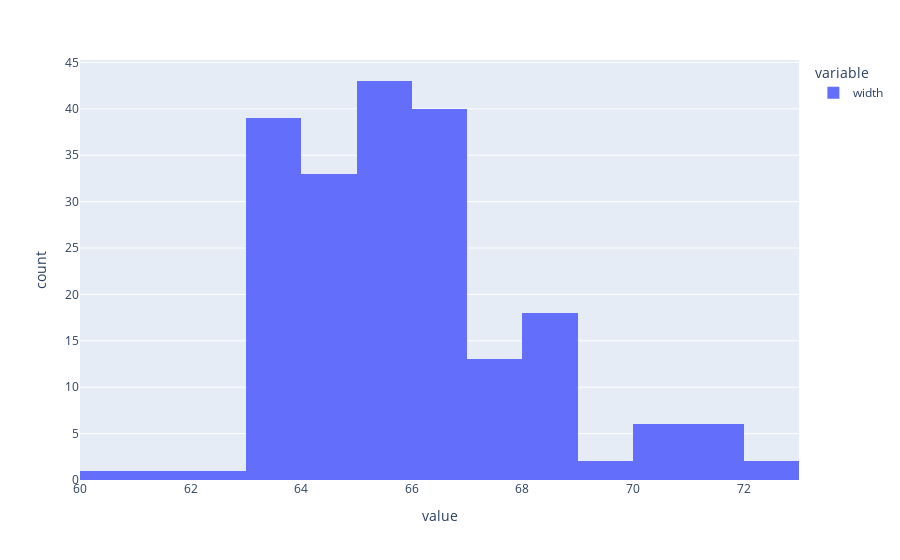

The notebook cell this image was saved under:
### Code cell
pe.histogram(df['width'])

### Figure 1 — Plotly figure (JSON) as saved in the notebook; plotly's stock layout.template omitted (floating-point values rounded to 4 significant figures; data arrays with more than 128 entries replaced by an {"elided": "..."} marker saying what was removed)
{"data": [{"alignmentgroup": "True", "bingroup": "x", "hovertemplate": "variable=width<br>value=%{x}<br>count=%{y}<extra></extra>", "legendgroup": "width", "marker": {"color": "#636efa", "pattern": {"shape": ""}}, "name": "width", "offsetgroup": "width", "orientation": "v", "showlegend": true, "type": "histogram", "x": {"elided": "205 float values"}, "xaxis": "x", "yaxis": "y"}], "layout": {"barmode": "relative", "legend": {"title": {"text": "variable"}, "tracegroupgap": 0}, "margin": {"t": 60}, "xaxis": {"anchor": "y", "domain": [0, 1], "title": {"text": "value"}}, "yaxis": {"anchor": "x", "domain": [0, 1], "title": {"text": "count"}}}}
